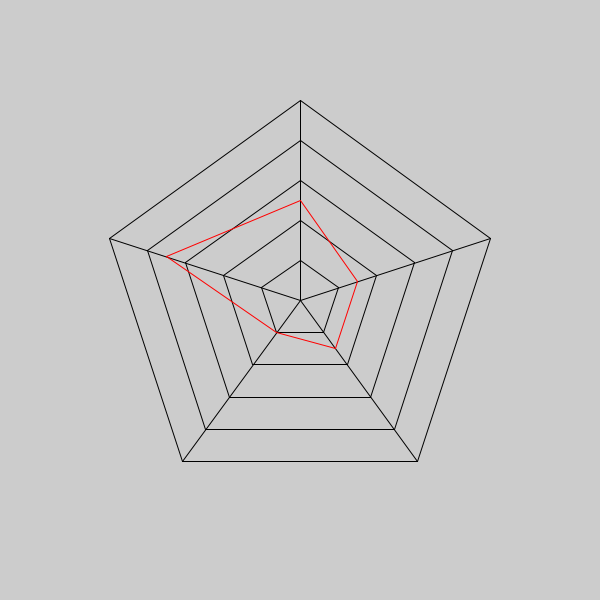
Frame 1 (no input)
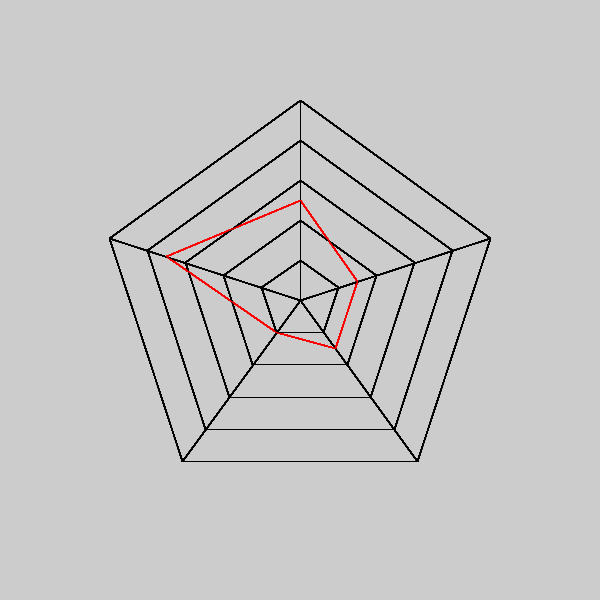
Frame 60 (the mouse pressed at the canvas centre just before this capture)
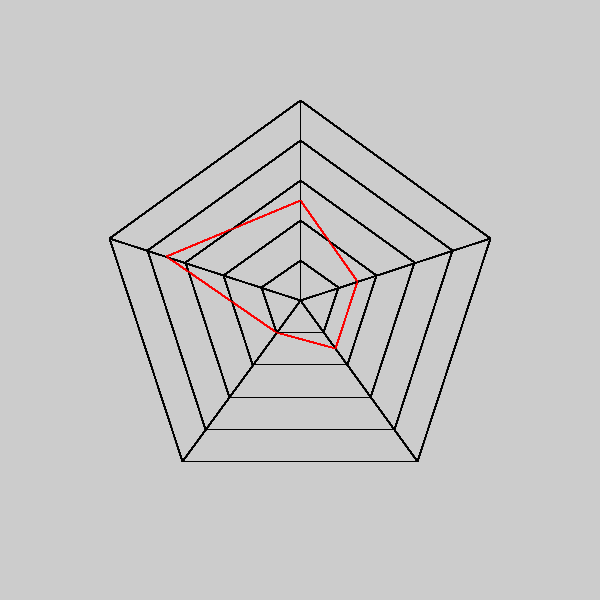
Frame 120 (the mouse held since frame 60 and released just before this capture)

The Processing sketch that drew these frames (run headless with seeded random() and noise(); from frame 60 on, the mouse is pressed at the canvas centre):

// Processing sketch: processing_5_force
// ── processing_5_force.pde
float angle[] = {90*PI/180, 162*PI/180, 234*PI/180, 306*PI/180, 18*PI/180};
float x(int a, float len){
  return 300+200*cos(angle[a%5])*len;  
}
float y(int a, float len){
  return 300-200*sin(angle[a%5])*len;
}
void setup(){
  size(600,600);
}
void draw(){
  stroke(0);
  //draw standard 5-edge polygon
  for(int i=0;i<5;i++)
    for(float j=1;j>0;j-=0.2)
      line(x(i,j),y(i,j),x(i+1,j),y(i+1,j));
  //draw 5 lines from center
  for(int i=0;i<5;i++){
     line(x(i,0),y(i,0),x(i,1),y(i,1));
  }
  //draw the 5-attributes for somebody
  stroke(255,0,0);
  float r[] = {0.5, 0.7, 0.2, 0.3, 0.3, 0.5};
  for(int i=0;i<5;i++){
    line(x(i,r[i]),y(i,r[i]),x(i+1,r[i+1]),y(i+1,r[i+1]));
  }
}
